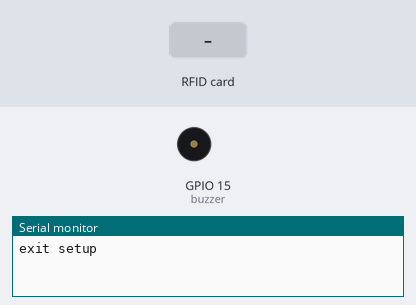
Bench run of a sketch on a simulated ESP8266 (NodeMCU). Parts: buzzer (waves = sounding, pin HIGH), the last lines printed to the serial monitor. The test bench sets the inputs (shaded band). WiFi joins after 1.5 s; servers stay silent unless stated; uploads are accepted with an empty reply.

Above: at 4.2 s.
4.3 s: RFID card 12 34 56 78 held to the reader
At 6.7 s:
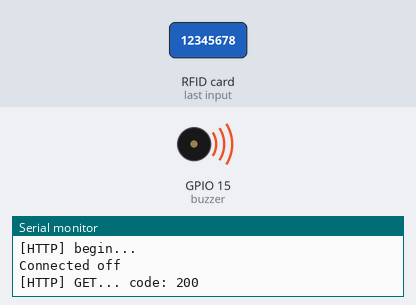
7.3 s: RFID card 5E 7A 19 C4 held to the reader
Timing chart, 0 to 11.8 s (numbered marks = the images above; inputs shaded):
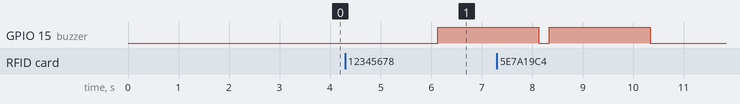

The sketch:

arst111.ino
```cpp
#include <Arduino.h>
#include <ESP8266WiFi.h>
#include <ESP8266WiFiMulti.h>
#include <ESP8266HTTPClient.h>

//--------------------

#include <Wire.h>
#include <MFRC522.h>
#include <SPI.h>
#define RST_PIN 20 // RST-PIN for RC522 - RFID - SPI - Module GPIO15
#define SS_PIN  2  // SDA-PIN for RC522 - RFID - SPI - Module GPIO2
MFRC522 myCard(SS_PIN, RST_PIN);   // Create MFRC522 instance
///---------------
/*
NODEMCU////////RFID//////////POWER SUPPLY(5V)/////////BUZZER//////
G-----------------------------------GND----------------------GND-----
VIN----------------------------------+5------------------------------
D4------------SDA----------------------------------------------------
3V------------3.3V---------------------------------------------------
GND------------GND---------------------------------------------------
D5-------------SCK---------------------------------------------------
D6-------------MISO--------------------------------------------------
D7-------------MOSI--------------------------------------------------
D8---------------------------------------------------------+G IN----

*/
#define USE_SERIAL Serial
ESP8266WiFiMulti WiFiMulti;
bool error;
String before="";
String next="";

void setup() {
    USE_SERIAL.begin(115200);
    delay(3000);
    WiFiMulti.addAP("SAMNIL", "12345678");

    //-------------------
    SPI.begin();           //  SPI bus
  myCard.PCD_Init();    //  MFRC522
  //----------------------
   pinMode(15,OUTPUT);// + sı d8 and buzzer
  USE_SERIAL.println("exit setup");

}

void loop() {

  if ( ! myCard.PICC_IsNewCardPresent()) // If you have not read a new card, go back to top
  {
    delay(250);
    return;
  }

  if ( ! myCard.PICC_ReadCardSerial()) // If several cards are brought close together, select one (errory is blocked)
  {
     delay(250);
      return;
  }

  //MFRC522::PICC_Type piccType = myCard.PICC_GetType(myCard.uid.sak);

  String content= "";
  for (byte i = 0; i < myCard.uid.size; i++)
  {

     content.concat(String(myCard.uid.uidByte[i], HEX));
  }
  content.toUpperCase();

  myCard.PICC_HaltA(); // Card handling
  Serial.println("card read" + content);

  next = content;


  if(before=="")
  {
  //-------------------------------------------
    if((WiFiMulti.run() == WL_CONNECTED))
     {


        HTTPClient http;
        USE_SERIAL.print("[HTTP] begin...\n");
         USE_SERIAL.println("Connected off");
        // space is slack
        content.replace(" ", "");
        // get requested address write ip address of your local network computer
        String url;
        url = String("http://192.168.225.25/get.php?temp="+content);
        //http://ardom.merakla.com/arduoku.php?oku
        http.begin(url); //HTTP
        int httpCode = http.GET();
        if(httpCode > 0)
         {
            USE_SERIAL.printf("[HTTP] GET... code: %d\n", httpCode);
            if(httpCode == HTTP_CODE_OK)
            {
                String payload = http.getString();


              //Basarili sekilde gonderilir ise Serial ekrana ok+content yazaktýr

                if(payload == "ok")
                {
                  USE_SERIAL.println("payload = ok so the data went to the site");
                digitalWrite(15,1);
                 delay(75);
                digitalWrite(15,0);
                delay(75);
                digitalWrite(15,1);
                 delay(75);
               digitalWrite(15,0);
                  USE_SERIAL.println(payload);


              }

              else
              {

                  digitalWrite(15,1);
                 delay(2000);
                 digitalWrite(15,0);
              }

            }

        }

         else
          {
            USE_SERIAL.printf("[HTTP] GET... failed, error: %s\n", http.errorToString(httpCode).c_str());


                 digitalWrite(15,1);
                 delay(2000);
                 digitalWrite(15,0);
        }
        http.end();
    }
  }
      next = next;

}
```

Measured:
- after the input at 4.3 s, GPIO 15 (buzzer): LOW → HIGH after 1.8 s
